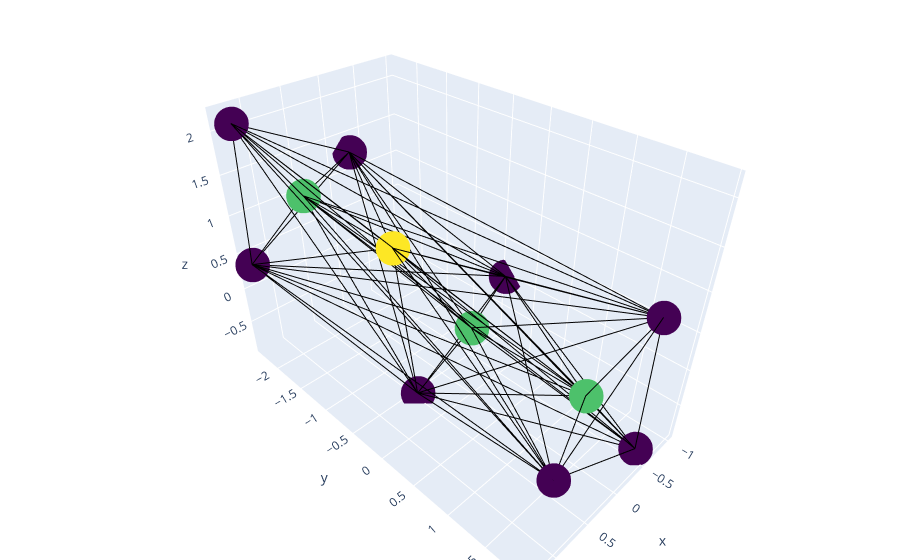

Source (notebook cell):
### Code cell
# use plotly to plot the 3d graph
import plotly.graph_objects as go

fig = go.Figure(data=[go.Scatter3d(
    x=graph.ndata['R'][:,0],
    y=graph.ndata['R'][:,1],
    z=graph.ndata['R'][:,2],
    mode='markers',
    marker=dict(
        size=12,
        color=graph.ndata['Z'],                # set color to an array/list of desired values
        colorscale='Viridis',   # choose a colorscale
        opacity=1
    )
)])

# add in the edges to the plot
for i in range(graph.edges('uv')[0].shape[0]):
    fig.add_trace(go.Scatter3d(
        x=[graph.ndata['R'][graph.edges('uv')[0][i]][0],graph.ndata['R'][graph.edges('uv')[1][i]][0]],
        y=[graph.ndata['R'][graph.edges('uv')[0][i]][1],graph.ndata['R'][graph.edges('uv')[1][i]][1]],
        z=[graph.ndata['R'][graph.edges('uv')[0][i]][2],graph.ndata['R'][graph.edges('uv')[1][i]][2]],
        mode='lines',
        line=dict(
            color='black',
            width=2,
        )
    ))

# supress trace information
fig.update_traces(showlegend=False)




# tight layout
fig.update_layout(margin=dict(l=0, r=0, b=0, t=0))

fig.show()

### Figure 1 — Plotly figure (JSON) as saved in the notebook; plotly's stock layout.template omitted (floating-point values rounded to 4 significant figures)
{"data": [{"marker": {"color": [6, 6, 8, 6, 1, 1, 1, 1, 1, 1, 1, 1], "colorscale": [[0, "#440154"], [0.1111, "#482878"], [0.2222, "#3e4989"], [0.3333, "#31688e"], [0.4444, "#26828e"], [0.5556, "#1f9e89"], [0.6667, "#35b779"], [0.7778, "#6ece58"], [0.8889, "#b5de2b"], [1, "#fde725"]], "opacity": 1, "size": 12}, "mode": "markers", "showlegend": false, "type": "scatter3d", "x": [-0.005196, 0.01317, 0.6976, 0.7669, 1.014, -0.5299, -0.5126, -1.016, 0.5109, -0.2342, 1.301, 1.31], "y": [1.509, -0.01038, -0.4634, -1.865, 1.904, 1.892, 1.878, -0.41, -0.3837, -2.325, -2.299, -2.118], "z": [0.03309, 0.01989, 1.169, 1.246, 0.02996, -0.8473, 0.9288, 0.007143, -0.8922, 1.29, 0.3849, 2.16]}, {"line": {"color": "black", "width": 2}, "mode": "lines", "showlegend": false, "type": "scatter3d", "x": [-0.005196, 0.01317], "y": [1.509, -0.01038], "z": [0.03309, 0.01989]}, {"line": {"color": "black", "width": 2}, "mode": "lines", "showlegend": false, "type": "scatter3d", "x": [-0.005196, 0.6976], "y": [1.509, -0.4634], "z": [0.03309, 1.169]}, {"line": {"color": "black", "width": 2}, "mode": "lines", "showlegend": false, "type": "scatter3d", "x": [-0.005196, 0.7669], "y": [1.509, -1.865], "z": [0.03309, 1.246]}, {"line": {"color": "black", "width": 2}, "mode": "lines", "showlegend": false, "type": "scatter3d", "x": [-0.005196, 1.014], "y": [1.509, 1.904], "z": [0.03309, 0.02996]}, {"line": {"color": "black", "width": 2}, "mode": "lines", "showlegend": false, "type": "scatter3d", "x": [-0.005196, -0.5299], "y": [1.509, 1.892], "z": [0.03309, -0.8473]}, {"line": {"color": "black", "width": 2}, "mode": "lines", "showlegend": false, "type": "scatter3d", "x": [-0.005196, -0.5126], "y": [1.509, 1.878], "z": [0.03309, 0.9288]}, {"line": {"color": "black", "width": 2}, "mode": "lines", "showlegend": false, "type": "scatter3d", "x": [-0.005196, -1.016], "y": [1.509, -0.41], "z": [0.03309, 0.007143]}, {"line": {"color": "black", "width": 2}, "mode": "lines", "showlegend": false, "type": "scatter3d", "x": [-0.005196, 0.5109], "y": [1.509, -0.3837], "z": [0.03309, -0.8922]}, {"line": {"color": "black", "width": 2}, "mode": "lines", "showlegend": false, "type": "scatter3d", "x": [-0.005196, -0.2342], "y": [1.509, -2.325], "z": [0.03309, 1.29]}, {"line": {"color": "black", "width": 2}, "mode": "lines", "showlegend": false, "type": "scatter3d", "x": [-0.005196, 1.301], "y": [1.509, -2.299], "z": [0.03309, 0.3849]}, {"line": {"color": "black", "width": 2}, "mode": "lines", "showlegend": false, "type": "scatter3d", "x": [-0.005196, 1.31], "y": [1.509, -2.118], "z": [0.03309, 2.16]}, {"line": {"color": "black", "width": 2}, "mode": "lines", "showlegend": false, "type": "scatter3d", "x": [0.01317, -0.005196], "y": [-0.01038, 1.509], "z": [0.01989, 0.03309]}, {"line": {"color": "black", "width": 2}, "mode": "lines", "showlegend": false, "type": "scatter3d", "x": [0.01317, 0.6976], "y": [-0.01038, -0.4634], "z": [0.01989, 1.169]}, {"line": {"color": "black", "width": 2}, "mode": "lines", "showlegend": false, "type": "scatter3d", "x": [0.01317, 0.7669], "y": [-0.01038, -1.865], "z": [0.01989, 1.246]}, {"line": {"color": "black", "width": 2}, "mode": "lines", "showlegend": false, "type": "scatter3d", "x": [0.01317, 1.014], "y": [-0.01038, 1.904], "z": [0.01989, 0.02996]}, {"line": {"color": "black", "width": 2}, "mode": "lines", "showlegend": false, "type": "scatter3d", "x": [0.01317, -0.5299], "y": [-0.01038, 1.892], "z": [0.01989, -0.8473]}, {"line": {"color": "black", "width": 2}, "mode": "lines", "showlegend": false, "type": "scatter3d", "x": [0.01317, -0.5126], "y": [-0.01038, 1.878], "z": [0.01989, 0.9288]}, {"line": {"color": "black", "width": 2}, "mode": "lines", "showlegend": false, "type": "scatter3d", "x": [0.01317, -1.016], "y": [-0.01038, -0.41], "z": [0.01989, 0.007143]}, {"line": {"color": "black", "width": 2}, "mode": "lines", "showlegend": false, "type": "scatter3d", "x": [0.01317, 0.5109], "y": [-0.01038, -0.3837], "z": [0.01989, -0.8922]}, {"line": {"color": "black", "width": 2}, "mode": "lines", "showlegend": false, "type": "scatter3d", "x": [0.01317, -0.2342], "y": [-0.01038, -2.325], "z": [0.01989, 1.29]}, {"line": {"color": "black", "width": 2}, "mode": "lines", "showlegend": false, "type": "scatter3d", "x": [0.01317, 1.301], "y": [-0.01038, -2.299], "z": [0.01989, 0.3849]}, {"line": {"color": "black", "width": 2}, "mode": "lines", "showlegend": false, "type": "scatter3d", "x": [0.01317, 1.31], "y": [-0.01038, -2.118], "z": [0.01989, 2.16]}, {"line": {"color": "black", "width": 2}, "mode": "lines", "showlegend": false, "type": "scatter3d", "x": [0.6976, -0.005196], "y": [-0.4634, 1.509], "z": [1.169, 0.03309]}, {"line": {"color": "black", "width": 2}, "mode": "lines", "showlegend": false, "type": "scatter3d", "x": [0.6976, 0.01317], "y": [-0.4634, -0.01038], "z": [1.169, 0.01989]}, {"line": {"color": "black", "width": 2}, "mode": "lines", "showlegend": false, "type": "scatter3d", "x": [0.6976, 0.7669], "y": [-0.4634, -1.865], "z": [1.169, 1.246]}, {"line": {"color": "black", "width": 2}, "mode": "lines", "showlegend": false, "type": "scatter3d", "x": [0.6976, 1.014], "y": [-0.4634, 1.904], "z": [1.169, 0.02996]}, {"line": {"color": "black", "width": 2}, "mode": "lines", "showlegend": false, "type": "scatter3d", "x": [0.6976, -0.5299], "y": [-0.4634, 1.892], "z": [1.169, -0.8473]}, {"line": {"color": "black", "width": 2}, "mode": "lines", "showlegend": false, "type": "scatter3d", "x": [0.6976, -0.5126], "y": [-0.4634, 1.878], "z": [1.169, 0.9288]}, {"line": {"color": "black", "width": 2}, "mode": "lines", "showlegend": false, "type": "scatter3d", "x": [0.6976, -1.016], "y": [-0.4634, -0.41], "z": [1.169, 0.007143]}, {"line": {"color": "black", "width": 2}, "mode": "lines", "showlegend": false, "type": "scatter3d", "x": [0.6976, 0.5109], "y": [-0.4634, -0.3837], "z": [1.169, -0.8922]}, {"line": {"color": "black", "width": 2}, "mode": "lines", "showlegend": false, "type": "scatter3d", "x": [0.6976, -0.2342], "y": [-0.4634, -2.325], "z": [1.169, 1.29]}, {"line": {"color": "black", "width": 2}, "mode": "lines", "showlegend": false, "type": "scatter3d", "x": [0.6976, 1.301], "y": [-0.4634, -2.299], "z": [1.169, 0.3849]}, {"line": {"color": "black", "width": 2}, "mode": "lines", "showlegend": false, "type": "scatter3d", "x": [0.6976, 1.31], "y": [-0.4634, -2.118], "z": [1.169, 2.16]}, {"line": {"color": "black", "width": 2}, "mode": "lines", "showlegend": false, "type": "scatter3d", "x": [0.7669, -0.005196], "y": [-1.865, 1.509], "z": [1.246, 0.03309]}, {"line": {"color": "black", "width": 2}, "mode": "lines", "showlegend": false, "type": "scatter3d", "x": [0.7669, 0.01317], "y": [-1.865, -0.01038], "z": [1.246, 0.01989]}, {"line": {"color": "black", "width": 2}, "mode": "lines", "showlegend": false, "type": "scatter3d", "x": [0.7669, 0.6976], "y": [-1.865, -0.4634], "z": [1.246, 1.169]}, {"line": {"color": "black", "width": 2}, "mode": "lines", "showlegend": false, "type": "scatter3d", "x": [0.7669, 1.014], "y": [-1.865, 1.904], "z": [1.246, 0.02996]}, {"line": {"color": "black", "width": 2}, "mode": "lines", "showlegend": false, "type": "scatter3d", "x": [0.7669, -0.5299], "y": [-1.865, 1.892], "z": [1.246, -0.8473]}, {"line": {"color": "black", "width": 2}, "mode": "lines", "showlegend": false, "type": "scatter3d", "x": [0.7669, -0.5126], "y": [-1.865, 1.878], "z": [1.246, 0.9288]}, {"line": {"color": "black", "width": 2}, "mode": "lines", "showlegend": false, "type": "scatter3d", "x": [0.7669, -1.016], "y": [-1.865, -0.41], "z": [1.246, 0.007143]}, {"line": {"color": "black", "width": 2}, "mode": "lines", "showlegend": false, "type": "scatter3d", "x": [0.7669, 0.5109], "y": [-1.865, -0.3837], "z": [1.246, -0.8922]}, {"line": {"color": "black", "width": 2}, "mode": "lines", "showlegend": false, "type": "scatter3d", "x": [0.7669, -0.2342], "y": [-1.865, -2.325], "z": [1.246, 1.29]}, {"line": {"color": "black", "width": 2}, "mode": "lines", "showlegend": false, "type": "scatter3d", "x": [0.7669, 1.301], "y": [-1.865, -2.299], "z": [1.246, 0.3849]}, {"line": {"color": "black", "width": 2}, "mode": "lines", "showlegend": false, "type": "scatter3d", "x": [0.7669, 1.31], "y": [-1.865, -2.118], "z": [1.246, 2.16]}, {"line": {"color": "black", "width": 2}, "mode": "lines", "showlegend": false, "type": "scatter3d", "x": [1.014, -0.005196], "y": [1.904, 1.509], "z": [0.02996, 0.03309]}, {"line": {"color": "black", "width": 2}, "mode": "lines", "showlegend": false, "type": "scatter3d", "x": [1.014, 0.01317], "y": [1.904, -0.01038], "z": [0.02996, 0.01989]}, {"line": {"color": "black", "width": 2}, "mode": "lines", "showlegend": false, "type": "scatter3d", "x": [1.014, 0.6976], "y": [1.904, -0.4634], "z": [0.02996, 1.169]}, {"line": {"color": "black", "width": 2}, "mode": "lines", "showlegend": false, "type": "scatter3d", "x": [1.014, 0.7669], "y": [1.904, -1.865], "z": [0.02996, 1.246]}, {"line": {"color": "black", "width": 2}, "mode": "lines", "showlegend": false, "type": "scatter3d", "x": [1.014, -0.5299], "y": [1.904, 1.892], "z": [0.02996, -0.8473]}, {"line": {"color": "black", "width": 2}, "mode": "lines", "showlegend": false, "type": "scatter3d", "x": [1.014, -0.5126], "y": [1.904, 1.878], "z": [0.02996, 0.9288]}, {"line": {"color": "black", "width": 2}, "mode": "lines", "showlegend": false, "type": "scatter3d", "x": [1.014, -1.016], "y": [1.904, -0.41], "z": [0.02996, 0.007143]}, {"line": {"color": "black", "width": 2}, "mode": "lines", "showlegend": false, "type": "scatter3d", "x": [1.014, 0.5109], "y": [1.904, -0.3837], "z": [0.02996, -0.8922]}, {"line": {"color": "black", "width": 2}, "mode": "lines", "showlegend": false, "type": "scatter3d", "x": [1.014, -0.2342], "y": [1.904, -2.325], "z": [0.02996, 1.29]}, {"line": {"color": "black", "width": 2}, "mode": "lines", "showlegend": false, "type": "scatter3d", "x": [1.014, 1.301], "y": [1.904, -2.299], "z": [0.02996, 0.3849]}, {"line": {"color": "black", "width": 2}, "mode": "lines", "showlegend": false, "type": "scatter3d", "x": [1.014, 1.31], "y": [1.904, -2.118], "z": [0.02996, 2.16]}, {"line": {"color": "black", "width": 2}, "mode": "lines", "showlegend": false, "type": "scatter3d", "x": [-0.5299, -0.005196], "y": [1.892, 1.509], "z": [-0.8473, 0.03309]}, {"line": {"color": "black", "width": 2}, "mode": "lines", "showlegend": false, "type": "scatter3d", "x": [-0.5299, 0.01317], "y": [1.892, -0.01038], "z": [-0.8473, 0.01989]}, {"line": {"color": "black", "width": 2}, "mode": "lines", "showlegend": false, "type": "scatter3d", "x": [-0.5299, 0.6976], "y": [1.892, -0.4634], "z": [-0.8473, 1.169]}, {"line": {"color": "black", "width": 2}, "mode": "lines", "showlegend": false, "type": "scatter3d", "x": [-0.5299, 0.7669], "y": [1.892, -1.865], "z": [-0.8473, 1.246]}, {"line": {"color": "black", "width": 2}, "mode": "lines", "showlegend": false, "type": "scatter3d", "x": [-0.5299, 1.014], "y": [1.892, 1.904], "z": [-0.8473, 0.02996]}, {"line": {"color": "black", "width": 2}, "mode": "lines", "showlegend": false, "type": "scatter3d", "x": [-0.5299, -0.5126], "y": [1.892, 1.878], "z": [-0.8473, 0.9288]}, {"line": {"color": "black", "width": 2}, "mode": "lines", "showlegend": false, "type": "scatter3d", "x": [-0.5299, -1.016], "y": [1.892, -0.41], "z": [-0.8473, 0.007143]}, {"line": {"color": "black", "width": 2}, "mode": "lines", "showlegend": false, "type": "scatter3d", "x": [-0.5299, 0.5109], "y": [1.892, -0.3837], "z": [-0.8473, -0.8922]}, {"line": {"color": "black", "width": 2}, "mode": "lines", "showlegend": false, "type": "scatter3d", "x": [-0.5299, -0.2342], "y": [1.892, -2.325], "z": [-0.8473, 1.29]}, {"line": {"color": "black", "width": 2}, "mode": "lines", "showlegend": false, "type": "scatter3d", "x": [-0.5299, 1.301], "y": [1.892, -2.299], "z": [-0.8473, 0.3849]}, {"line": {"color": "black", "width": 2}, "mode": "lines", "showlegend": false, "type": "scatter3d", "x": [-0.5126, -0.005196], "y": [1.878, 1.509], "z": [0.9288, 0.03309]}, {"line": {"color": "black", "width": 2}, "mode": "lines", "showlegend": false, "type": "scatter3d", "x": [-0.5126, 0.01317], "y": [1.878, -0.01038], "z": [0.9288, 0.01989]}, {"line": {"color": "black", "width": 2}, "mode": "lines", "showlegend": false, "type": "scatter3d", "x": [-0.5126, 0.6976], "y": [1.878, -0.4634], "z": [0.9288, 1.169]}, {"line": {"color": "black", "width": 2}, "mode": "lines", "showlegend": false, "type": "scatter3d", "x": [-0.5126, 0.7669], "y": [1.878, -1.865], "z": [0.9288, 1.246]}, {"line": {"color": "black", "width": 2}, "mode": "lines", "showlegend": false, "type": "scatter3d", "x": [-0.5126, 1.014], "y": [1.878, 1.904], "z": [0.9288, 0.02996]}, {"line": {"color": "black", "width": 2}, "mode": "lines", "showlegend": false, "type": "scatter3d", "x": [-0.5126, -0.5299], "y": [1.878, 1.892], "z": [0.9288, -0.8473]}, {"line": {"color": "black", "width": 2}, "mode": "lines", "showlegend": false, "type": "scatter3d", "x": [-0.5126, -1.016], "y": [1.878, -0.41], "z": [0.9288, 0.007143]}, {"line": {"color": "black", "width": 2}, "mode": "lines", "showlegend": false, "type": "scatter3d", "x": [-0.5126, 0.5109], "y": [1.878, -0.3837], "z": [0.9288, -0.8922]}, {"line": {"color": "black", "width": 2}, "mode": "lines", "showlegend": false, "type": "scatter3d", "x": [-0.5126, -0.2342], "y": [1.878, -2.325], "z": [0.9288, 1.29]}, {"line": {"color": "black", "width": 2}, "mode": "lines", "showlegend": false, "type": "scatter3d", "x": [-0.5126, 1.301], "y": [1.878, -2.299], "z": [0.9288, 0.3849]}, {"line": {"color": "black", "width": 2}, "mode": "lines", "showlegend": false, "type": "scatter3d", "x": [-0.5126, 1.31], "y": [1.878, -2.118], "z": [0.9288, 2.16]}, {"line": {"color": "black", "width": 2}, "mode": "lines", "showlegend": false, "type": "scatter3d", "x": [-1.016, -0.005196], "y": [-0.41, 1.509], "z": [0.007143, 0.03309]}, {"line": {"color": "black", "width": 2}, "mode": "lines", "showlegend": false, "type": "scatter3d", "x": [-1.016, 0.01317], "y": [-0.41, -0.01038], "z": [0.007143, 0.01989]}, {"line": {"color": "black", "width": 2}, "mode": "lines", "showlegend": false, "type": "scatter3d", "x": [-1.016, 0.6976], "y": [-0.41, -0.4634], "z": [0.007143, 1.169]}, {"line": {"color": "black", "width": 2}, "mode": "lines", "showlegend": false, "type": "scatter3d", "x": [-1.016, 0.7669], "y": [-0.41, -1.865], "z": [0.007143, 1.246]}, {"line": {"color": "black", "width": 2}, "mode": "lines", "showlegend": false, "type": "scatter3d", "x": [-1.016, 1.014], "y": [-0.41, 1.904], "z": [0.007143, 0.02996]}, {"line": {"color": "black", "width": 2}, "mode": "lines", "showlegend": false, "type": "scatter3d", "x": [-1.016, -0.5299], "y": [-0.41, 1.892], "z": [0.007143, -0.8473]}, {"line": {"color": "black", "width": 2}, "mode": "lines", "showlegend": false, "type": "scatter3d", "x": [-1.016, -0.5126], "y": [-0.41, 1.878], "z": [0.007143, 0.9288]}, {"line": {"color": "black", "width": 2}, "mode": "lines", "showlegend": false, "type": "scatter3d", "x": [-1.016, 0.5109], "y": [-0.41, -0.3837], "z": [0.007143, -0.8922]}, {"line": {"color": "black", "width": 2}, "mode": "lines", "showlegend": false, "type": "scatter3d", "x": [-1.016, -0.2342], "y": [-0.41, -2.325], "z": [0.007143, 1.29]}, {"line": {"color": "black", "width": 2}, "mode": "lines", "showlegend": false, "type": "scatter3d", "x": [-1.016, 1.301], "y": [-0.41, -2.299], "z": [0.007143, 0.3849]}, {"line": {"color": "black", "width": 2}, "mode": "lines", "showlegend": false, "type": "scatter3d", "x": [-1.016, 1.31], "y": [-0.41, -2.118], "z": [0.007143, 2.16]}, {"line": {"color": "black", "width": 2}, "mode": "lines", "showlegend": false, "type": "scatter3d", "x": [0.5109, -0.005196], "y": [-0.3837, 1.509], "z": [-0.8922, 0.03309]}, {"line": {"color": "black", "width": 2}, "mode": "lines", "showlegend": false, "type": "scatter3d", "x": [0.5109, 0.01317], "y": [-0.3837, -0.01038], "z": [-0.8922, 0.01989]}, {"line": {"color": "black", "width": 2}, "mode": "lines", "showlegend": false, "type": "scatter3d", "x": [0.5109, 0.6976], "y": [-0.3837, -0.4634], "z": [-0.8922, 1.169]}, {"line": {"color": "black", "width": 2}, "mode": "lines", "showlegend": false, "type": "scatter3d", "x": [0.5109, 0.7669], "y": [-0.3837, -1.865], "z": [-0.8922, 1.246]}, {"line": {"color": "black", "width": 2}, "mode": "lines", "showlegend": false, "type": "scatter3d", "x": [0.5109, 1.014], "y": [-0.3837, 1.904], "z": [-0.8922, 0.02996]}, {"line": {"color": "black", "width": 2}, "mode": "lines", "showlegend": false, "type": "scatter3d", "x": [0.5109, -0.5299], "y": [-0.3837, 1.892], "z": [-0.8922, -0.8473]}, {"line": {"color": "black", "width": 2}, "mode": "lines", "showlegend": false, "type": "scatter3d", "x": [0.5109, -0.5126], "y": [-0.3837, 1.878], "z": [-0.8922, 0.9288]}, {"line": {"color": "black", "width": 2}, "mode": "lines", "showlegend": false, "type": "scatter3d", "x": [0.5109, -1.016], "y": [-0.3837, -0.41], "z": [-0.8922, 0.007143]}, {"line": {"color": "black", "width": 2}, "mode": "lines", "showlegend": false, "type": "scatter3d", "x": [0.5109, -0.2342], "y": [-0.3837, -2.325], "z": [-0.8922, 1.29]}, {"line": {"color": "black", "width": 2}, "mode": "lines", "showlegend": false, "type": "scatter3d", "x": [0.5109, 1.301], "y": [-0.3837, -2.299], "z": [-0.8922, 0.3849]}, {"line": {"color": "black", "width": 2}, "mode": "lines", "showlegend": false, "type": "scatter3d", "x": [0.5109, 1.31], "y": [-0.3837, -2.118], "z": [-0.8922, 2.16]}, {"line": {"color": "black", "width": 2}, "mode": "lines", "showlegend": false, "type": "scatter3d", "x": [-0.2342, -0.005196], "y": [-2.325, 1.509], "z": [1.29, 0.03309]}, {"line": {"color": "black", "width": 2}, "mode": "lines", "showlegend": false, "type": "scatter3d", "x": [-0.2342, 0.01317], "y": [-2.325, -0.01038], "z": [1.29, 0.01989]}, {"line": {"color": "black", "width": 2}, "mode": "lines", "showlegend": false, "type": "scatter3d", "x": [-0.2342, 0.6976], "y": [-2.325, -0.4634], "z": [1.29, 1.169]}, {"line": {"color": "black", "width": 2}, "mode": "lines", "showlegend": false, "type": "scatter3d", "x": [-0.2342, 0.7669], "y": [-2.325, -1.865], "z": [1.29, 1.246]}, {"line": {"color": "black", "width": 2}, "mode": "lines", "showlegend": false, "type": "scatter3d", "x": [-0.2342, 1.014], "y": [-2.325, 1.904], "z": [1.29, 0.02996]}, {"line": {"color": "black", "width": 2}, "mode": "lines", "showlegend": false, "type": "scatter3d", "x": [-0.2342, -0.5299], "y": [-2.325, 1.892], "z": [1.29, -0.8473]}, {"line": {"color": "black", "width": 2}, "mode": "lines", "showlegend": false, "type": "scatter3d", "x": [-0.2342, -0.5126], "y": [-2.325, 1.878], "z": [1.29, 0.9288]}, {"line": {"color": "black", "width": 2}, "mode": "lines", "showlegend": false, "type": "scatter3d", "x": [-0.2342, -1.016], "y": [-2.325, -0.41], "z": [1.29, 0.007143]}, {"line": {"color": "black", "width": 2}, "mode": "lines", "showlegend": false, "type": "scatter3d", "x": [-0.2342, 0.5109], "y": [-2.325, -0.3837], "z": [1.29, -0.8922]}, {"line": {"color": "black", "width": 2}, "mode": "lines", "showlegend": false, "type": "scatter3d", "x": [-0.2342, 1.301], "y": [-2.325, -2.299], "z": [1.29, 0.3849]}, {"line": {"color": "black", "width": 2}, "mode": "lines", "showlegend": false, "type": "scatter3d", "x": [-0.2342, 1.31], "y": [-2.325, -2.118], "z": [1.29, 2.16]}, {"line": {"color": "black", "width": 2}, "mode": "lines", "showlegend": false, "type": "scatter3d", "x": [1.301, -0.005196], "y": [-2.299, 1.509], "z": [0.3849, 0.03309]}, {"line": {"color": "black", "width": 2}, "mode": "lines", "showlegend": false, "type": "scatter3d", "x": [1.301, 0.01317], "y": [-2.299, -0.01038], "z": [0.3849, 0.01989]}, {"line": {"color": "black", "width": 2}, "mode": "lines", "showlegend": false, "type": "scatter3d", "x": [1.301, 0.6976], "y": [-2.299, -0.4634], "z": [0.3849, 1.169]}, {"line": {"color": "black", "width": 2}, "mode": "lines", "showlegend": false, "type": "scatter3d", "x": [1.301, 0.7669], "y": [-2.299, -1.865], "z": [0.3849, 1.246]}, {"line": {"color": "black", "width": 2}, "mode": "lines", "showlegend": false, "type": "scatter3d", "x": [1.301, 1.014], "y": [-2.299, 1.904], "z": [0.3849, 0.02996]}, {"line": {"color": "black", "width": 2}, "mode": "lines", "showlegend": false, "type": "scatter3d", "x": [1.301, -0.5299], "y": [-2.299, 1.892], "z": [0.3849, -0.8473]}, {"line": {"color": "black", "width": 2}, "mode": "lines", "showlegend": false, "type": "scatter3d", "x": [1.301, -0.5126], "y": [-2.299, 1.878], "z": [0.3849, 0.9288]}, {"line": {"color": "black", "width": 2}, "mode": "lines", "showlegend": false, "type": "scatter3d", "x": [1.301, -1.016], "y": [-2.299, -0.41], "z": [0.3849, 0.007143]}, {"line": {"color": "black", "width": 2}, "mode": "lines", "showlegend": false, "type": "scatter3d", "x": [1.301, 0.5109], "y": [-2.299, -0.3837], "z": [0.3849, -0.8922]}, {"line": {"color": "black", "width": 2}, "mode": "lines", "showlegend": false, "type": "scatter3d", "x": [1.301, -0.2342], "y": [-2.299, -2.325], "z": [0.3849, 1.29]}, {"line": {"color": "black", "width": 2}, "mode": "lines", "showlegend": false, "type": "scatter3d", "x": [1.301, 1.31], "y": [-2.299, -2.118], "z": [0.3849, 2.16]}, {"line": {"color": "black", "width": 2}, "mode": "lines", "showlegend": false, "type": "scatter3d", "x": [1.31, -0.005196], "y": [-2.118, 1.509], "z": [2.16, 0.03309]}, {"line": {"color": "black", "width": 2}, "mode": "lines", "showlegend": false, "type": "scatter3d", "x": [1.31, 0.01317], "y": [-2.118, -0.01038], "z": [2.16, 0.01989]}, {"line": {"color": "black", "width": 2}, "mode": "lines", "showlegend": false, "type": "scatter3d", "x": [1.31, 0.6976], "y": [-2.118, -0.4634], "z": [2.16, 1.169]}, {"line": {"color": "black", "width": 2}, "mode": "lines", "showlegend": false, "type": "scatter3d", "x": [1.31, 0.7669], "y": [-2.118, -1.865], "z": [2.16, 1.246]}, {"line": {"color": "black", "width": 2}, "mode": "lines", "showlegend": false, "type": "scatter3d", "x": [1.31, 1.014], "y": [-2.118, 1.904], "z": [2.16, 0.02996]}, {"line": {"color": "black", "width": 2}, "mode": "lines", "showlegend": false, "type": "scatter3d", "x": [1.31, -0.5126], "y": [-2.118, 1.878], "z": [2.16, 0.9288]}, {"line": {"color": "black", "width": 2}, "mode": "lines", "showlegend": false, "type": "scatter3d", "x": [1.31, -1.016], "y": [-2.118, -0.41], "z": [2.16, 0.007143]}, {"line": {"color": "black", "width": 2}, "mode": "lines", "showlegend": false, "type": "scatter3d", "x": [1.31, 0.5109], "y": [-2.118, -0.3837], "z": [2.16, -0.8922]}, {"line": {"color": "black", "width": 2}, "mode": "lines", "showlegend": false, "type": "scatter3d", "x": [1.31, -0.2342], "y": [-2.118, -2.325], "z": [2.16, 1.29]}, {"line": {"color": "black", "width": 2}, "mode": "lines", "showlegend": false, "type": "scatter3d", "x": [1.31, 1.301], "y": [-2.118, -2.299], "z": [2.16, 0.3849]}], "layout": {"margin": {"b": 0, "l": 0, "r": 0, "t": 0}}}
